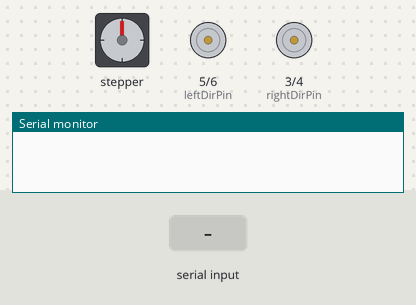
The sketch below on a simulated Arduino Mega 2560, built with avr-gcc and run on an emulated ATmega2560. On the bench: stepper motor, direction and speed pins drawn as motors (green arrow = direction pin HIGH = forward, orange = LOW = backward, longer = more drive), the last lines printed to the serial monitor. Inputs (shaded band) come from the test bench. Stepper angles assume 500 steps per turn.

Above: at 1.2 s.
1.3 s: "6" received over Serial
At 1.45 s:
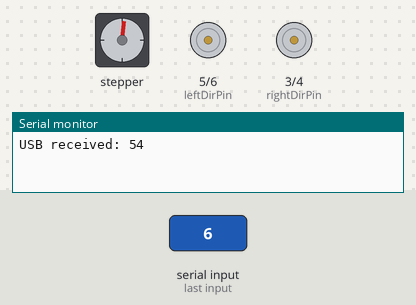
4.3 s: "1" received over the second serial link
At 5.5 s:
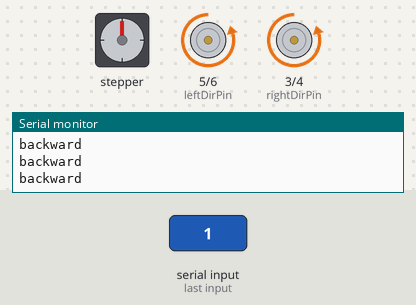
5.8 s: "2" received over Serial
At 7.0 s:
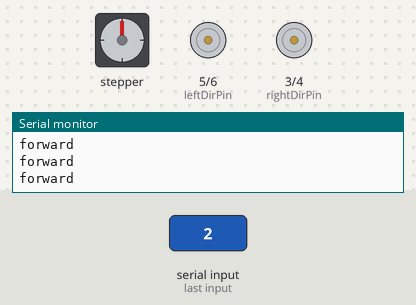
7.3 s: byte 55 (55) received over Serial
At 7.47 s:
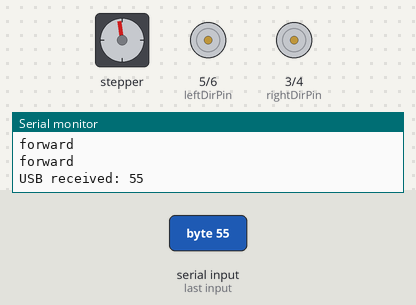
10.3 s: "3" received over the second serial link
At 11.0 s:
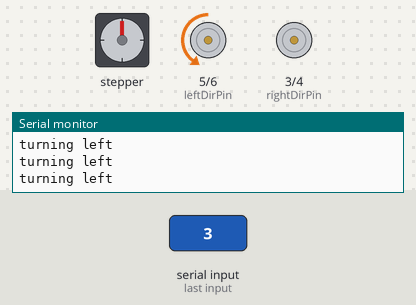
11.8 s: "4" received over Serial
At 12.2 s:
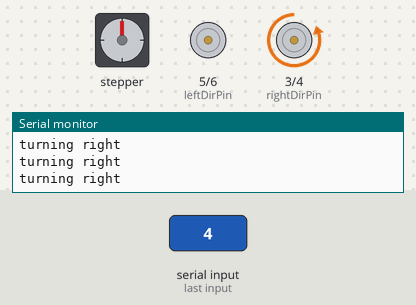
Timing chart, 0 to 14.3 s (numbered marks = the images above; inputs shaded):
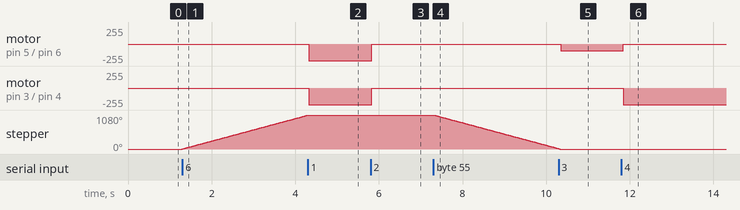

Measured:
- after the input at 1.3 s, stepper: keeps turning clockwise at about 359°/s, starting at once
- after the input at 4.3 s, motor on pin 5 (leftDirPin) / pin 6 (leftPWMPin), motor on pin 3 (rightDirPin) / pin 4 (rightPWMPin): stopped → backward 250/255 at once; stepper: goes on until 4.3 s, then stays 1080°
- after the input at 5.8 s, motor on pin 5 (leftDirPin) / pin 6 (leftPWMPin), motor on pin 3 (rightDirPin) / pin 4 (rightPWMPin): backward 250/255 → stopped at once
- after the input at 7.3 s, stepper: keeps turning counter-clockwise at about 360°/s, starting at once
- after the input at 10.3 s, motor on pin 5 (leftDirPin) / pin 6 (leftPWMPin): stopped → backward 100/255 after 0.05 s; stepper: goes on until 10.3 s, then stays 0°
- after the input at 11.8 s, motor on pin 5 (leftDirPin) / pin 6 (leftPWMPin): backward 100/255 → stopped after 0.05 s; motor on pin 3 (rightDirPin) / pin 4 (rightPWMPin): stopped → backward 250/255 after 0.05 s

The sketch:

bluetooth-bot-code.ino
```cpp
// set this to the hardware serial port you wish to use
#define HWSERIAL Serial2
#include <Stepper.h>

const int rightDirPin = 3;
const int rightPWMPin = 4;
const int leftDirPin = 5;
const int leftPWMPin = 6;
 int driveState = 0;

const int stepsPerRevolution = 500;  // change this to fit the number of steps per revolution
const int RevolutionsPerMinute = 60;         // Adjustable range of 28BYJ-48 stepper is 0~17 rpm

// initialize the stepper library on pins 8 through 11:
Stepper myStepper(stepsPerRevolution, 35, 37, 36, 38);

void setup() {
  myStepper.setSpeed(RevolutionsPerMinute);

//  pinMode(button1, INPUT);

  // Motor controller pins
  pinMode(rightDirPin, OUTPUT);
  pinMode(leftDirPin, OUTPUT);

  Serial.begin(9600);
  HWSERIAL.begin(9600);

}


void loop() {

  int incomingByte;

  if (Serial.available() > 0) {
    incomingByte = Serial.read();
    Serial.print("USB received: ");
    Serial.println(incomingByte, DEC);
    HWSERIAL.print("USB received:");
    HWSERIAL.println(incomingByte, DEC);
  }
  if (HWSERIAL.available() > 0) {
    incomingByte = HWSERIAL.read();
    Serial.print("UART received: ");
    Serial.println(incomingByte, DEC);
    HWSERIAL.print("UART received:");
    HWSERIAL.print(incomingByte, DEC);

  }


      switch (incomingByte) {
        case 49:
          driveState = 1;

        break;
        case 50:
          driveState = 2;

        break;
        case 51:
          driveState = 3;

        break;
        case 52:
          driveState = 4;

        break;
        case 53:
           driveState = 7;
        break;
        case 54:
        driveState = 5;
        break;
         case 55:
         driveState = 6;
         break;

      }

         switch (driveState) {

      case 2:
        Serial.println("forward" );
        digitalWrite(rightDirPin, 200);
        analogWrite(rightPWMPin, 0);
        digitalWrite(leftDirPin, 200);
        analogWrite(leftPWMPin, 0);

        break;
      case 1:

        Serial.println("backward");
        digitalWrite(rightDirPin, LOW);
        analogWrite(rightPWMPin, 250);
        digitalWrite(leftDirPin, LOW);
        analogWrite(leftPWMPin, 250);

        break;
      case 3:
        Serial.println("turning left");
        digitalWrite(leftDirPin, 0);
        analogWrite(leftPWMPin, 100);
        digitalWrite(rightDirPin, 100);
        analogWrite(rightPWMPin, 0);

        break;
      case 4:
        Serial.println("turning right");
        digitalWrite(leftDirPin, 100);
        analogWrite(leftPWMPin, 0);
        digitalWrite(rightDirPin, 0);
        analogWrite(rightPWMPin, 100);

        break;
       case 5:
         myStepper.step(stepsPerRevolution);
       break;
       case 6:
         myStepper.step(-stepsPerRevolution);
       break;
        case 7:
//        Serial.println("no info");
        stop();
        digitalWrite(rightDirPin, LOW);
        digitalWrite(rightPWMPin, LOW);
        break;
        }


         }


void stop() {

  digitalWrite(rightDirPin, LOW);
  analogWrite(rightPWMPin, 0);
  digitalWrite(leftDirPin, LOW);
  analogWrite(leftPWMPin, 0);

}
```
